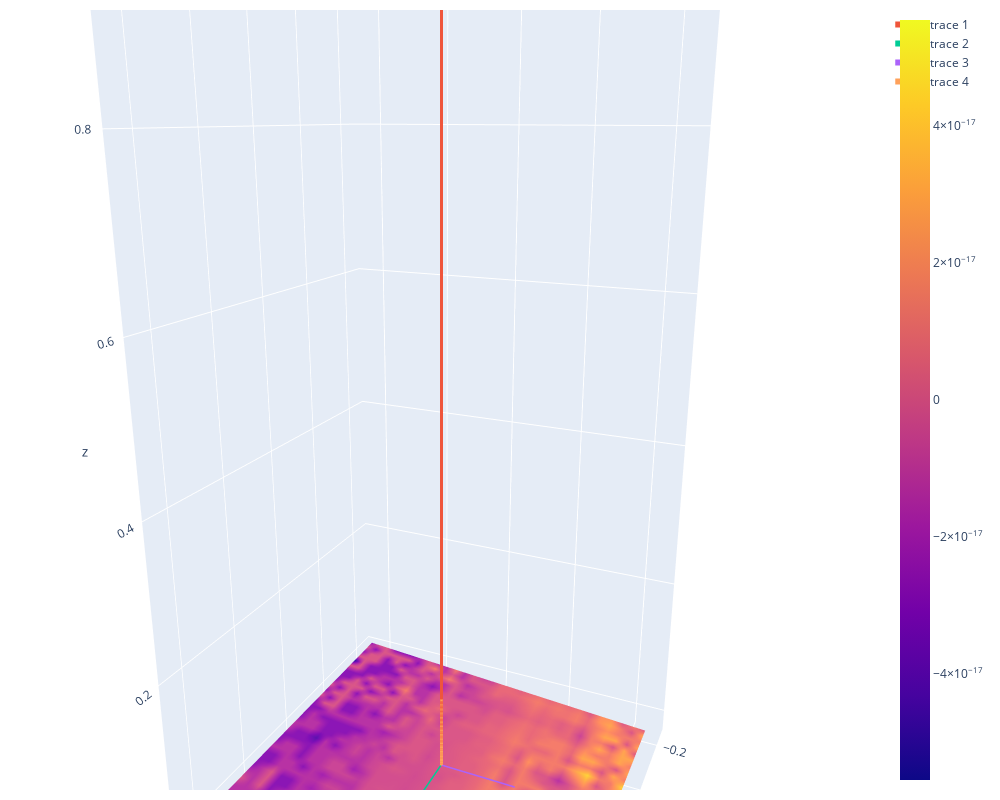

The code cell stored with this chart in its notebook:
### Code cell
vec, interc = np.array(model.coef_[0]), 0

plane_func = lambda vec, x,y: (-interc-vec[0]*x-vec[1]*y) / vec[2]

trafo_matrix, back_trafo_matrix = generate_trafo_matrices(vec, plane_func, interc)
xx, yy = make_meshgrid(size=0.2)

with ThreeDFigure(lambda x: np.dot(trafo_matrix, x), lambda x: np.dot(back_trafo_matrix, x)) as fig:
    fig.add_surface(xx, yy, lambda xx, yy: plane_func(vec,xx,yy))
    fig.add_line([0,0,0],vec)

    fig.add_line([0,0,0], fig._transform([[0.1,0,0]], inverse=True)[0])
    fig.add_line([0,0,0], fig._transform([[0,0.1,0]], inverse=True)[0])
    fig.add_line([0,0,0], fig._transform([[0,0,0.1]], inverse=True)[0])
    
print(fig._transform([[0,0,0]], inverse=True))

### Figure 1 — Plotly figure (JSON) as saved in the notebook; plotly's stock layout.template omitted (floating-point values rounded to 4 significant figures; data arrays with more than 128 entries replaced by an {"elided": "..."} marker saying what was removed)
{"data": [{"type": "surface", "x": {"elided": "30x30 float values"}, "y": {"elided": "30x30 float values"}, "z": {"elided": "30x30 float values"}}, {"line": {"width": 6}, "marker": {"size": 1}, "type": "scatter3d", "x": [0, 0], "y": [0, 5.551e-17], "z": [0, 1]}, {"line": {"width": 6}, "marker": {"size": 1}, "type": "scatter3d", "x": [0, 0.1], "y": [0, 0], "z": [0, 3.469e-18]}, {"line": {"width": 6}, "marker": {"size": 1}, "type": "scatter3d", "x": [0, 0], "y": [0, 0.1], "z": [0, 6.939e-18]}, {"line": {"width": 6}, "marker": {"size": 1}, "type": "scatter3d", "x": [0, 0], "y": [0, 3.469e-18], "z": [0, 0.1]}], "layout": {"autosize": true, "height": 800, "margin": {"b": 10, "l": 10, "pad": 4, "r": 10, "t": 10}, "paper_bgcolor": "White", "scene": {"aspectmode": "data", "aspectratio": {"x": 0.7677, "y": 0.7662, "z": 1.7}, "camera": {"center": {"x": 0.0005877, "y": 0.0002669, "z": -0.002125}, "eye": {"x": 1.51, "y": 0.6854, "z": 0.5013}, "projection": {"type": "perspective"}, "up": {"x": 0, "y": 0, "z": 1}}}, "width": 1000}}
